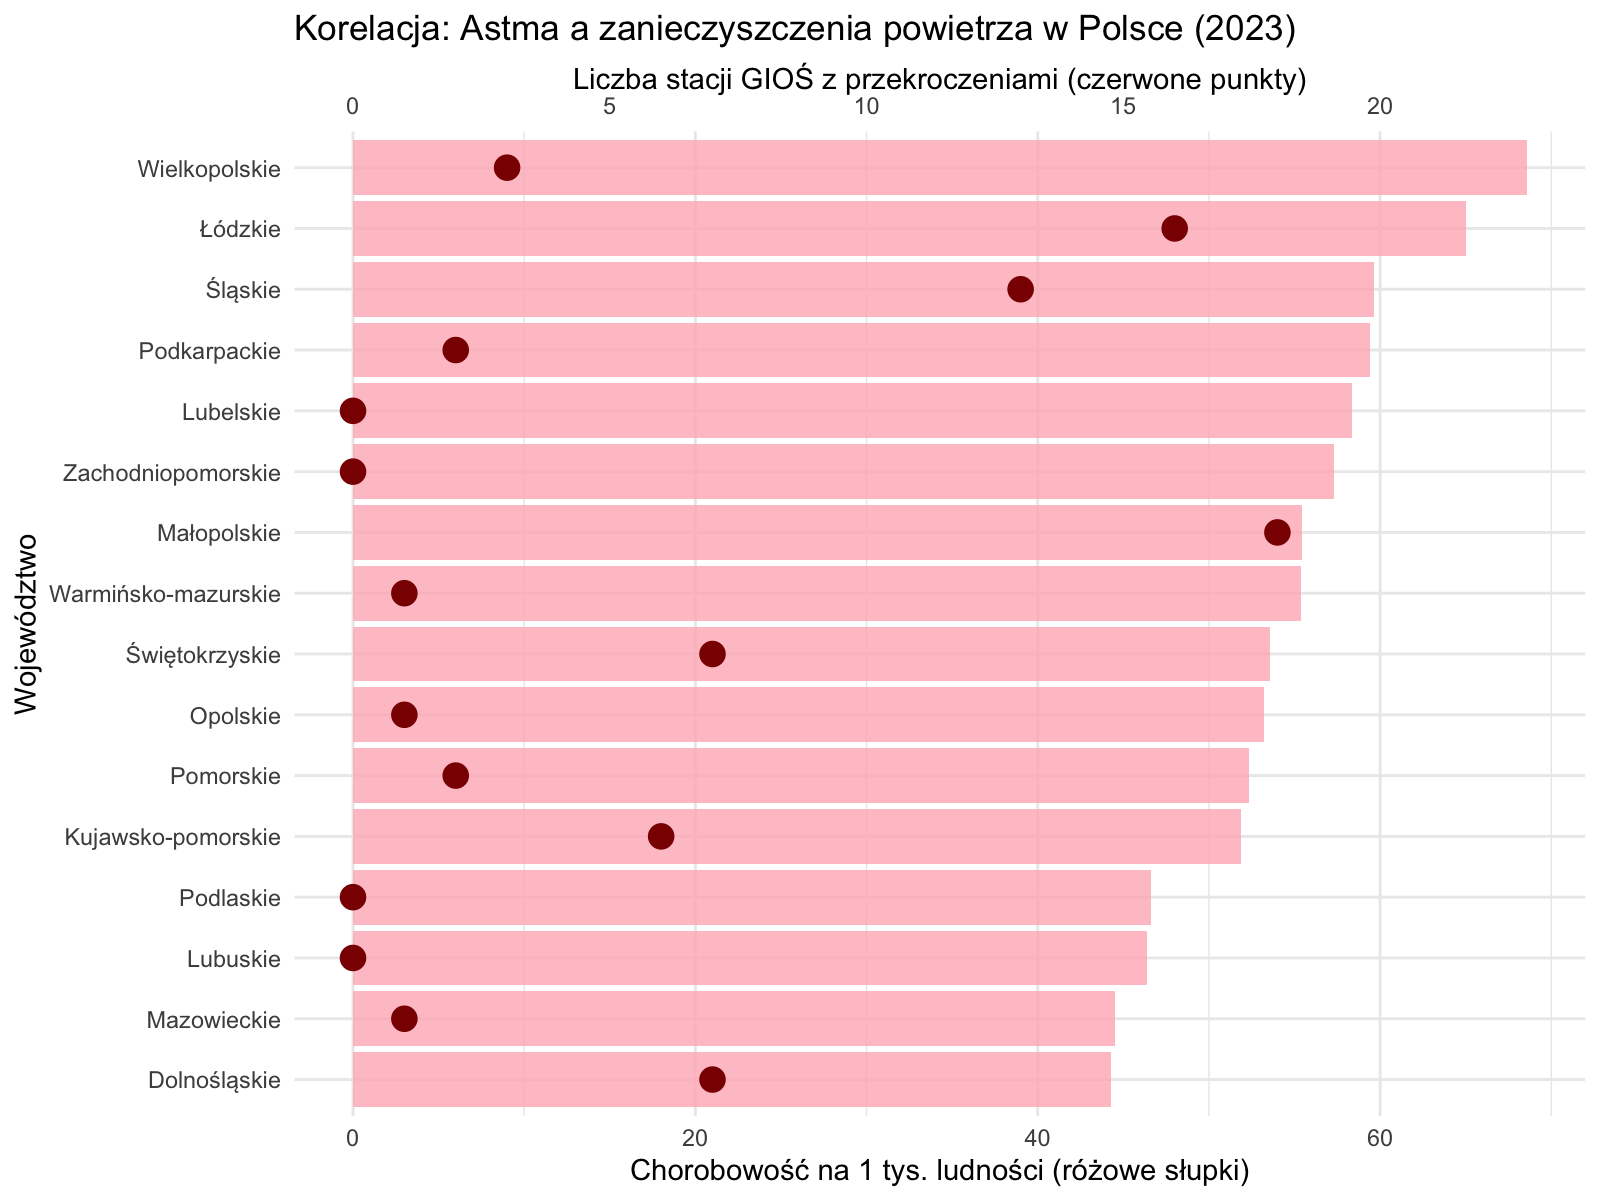

Write R code to recreate this figure.
library(readxl)
library(dplyr)
library(ggplot2)

df_astma <- read_excel("Astma_aktualizacja_2023.xlsx", sheet = "Wykres 2.3", skip = 1) %>%
  select(Wojewodztwo = 1, Chorobowosc = 2) %>%
  filter(!is.na(Chorobowosc), !grepl("Źródło", Wojewodztwo)) %>%
  mutate(Chorobowosc = as.numeric(Chorobowosc))

df_smog <- data.frame(
  Wojewodztwo = c("Dolnośląskie", "Kujawsko-pomorskie", "Lubelskie", "Lubuskie",
                  "Łódzkie", "Małopolskie", "Mazowieckie", "Opolskie",
                  "Podkarpackie", "Podlaskie", "Pomorskie", "Śląskie",
                  "Świętokrzyskie", "Warmińsko-mazurskie", "Wielkopolskie", "Zachodniopomorskie"),
  Stacje_Przekroczenia = c(7, 6, 0, 0, 16, 18, 1, 1, 2, 0, 2, 13, 7, 1, 3, 0)
)

df_wynik <- merge(df_astma, df_smog, by = "Wojewodztwo")

mnoznik <- 3

ggplot(df_wynik, aes(x = reorder(Wojewodztwo, Chorobowosc))) +
  geom_col(aes(y = Chorobowosc), fill = "lightpink", alpha = 0.8) +
  geom_point(aes(y = Stacje_Przekroczenia * mnoznik), color = "darkred", size = 4) +
  coord_flip() +
  scale_y_continuous(
    name = "Chorobowość na 1 tys. ludności (różowe słupki)",
    sec.axis = sec_axis(~ . / mnoznik, name = "Liczba stacji GIOŚ z przekroczeniami (czerwone punkty)")
  ) +
  labs(
    title = "Korelacja: Astma a zanieczyszczenia powietrza w Polsce (2023)",
    x = "Województwo"
  ) +
  theme_minimal()
